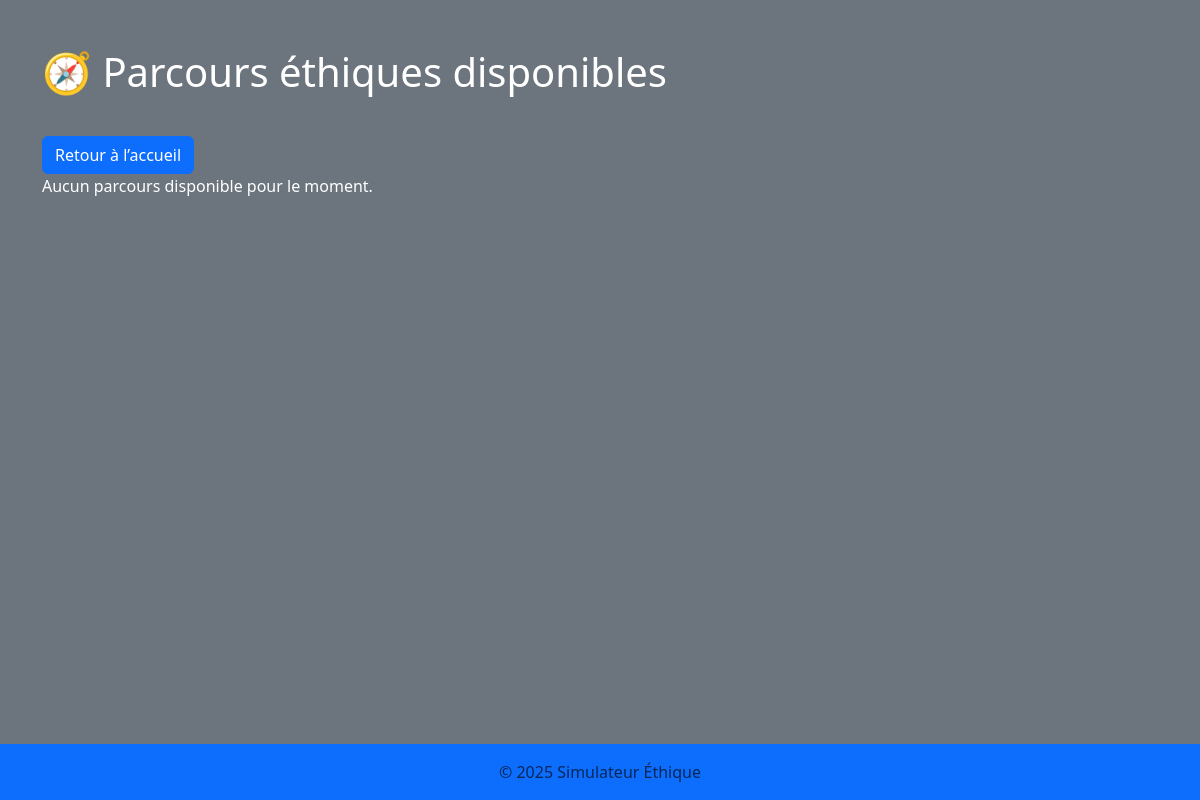
The app's page /parcours/, older data.
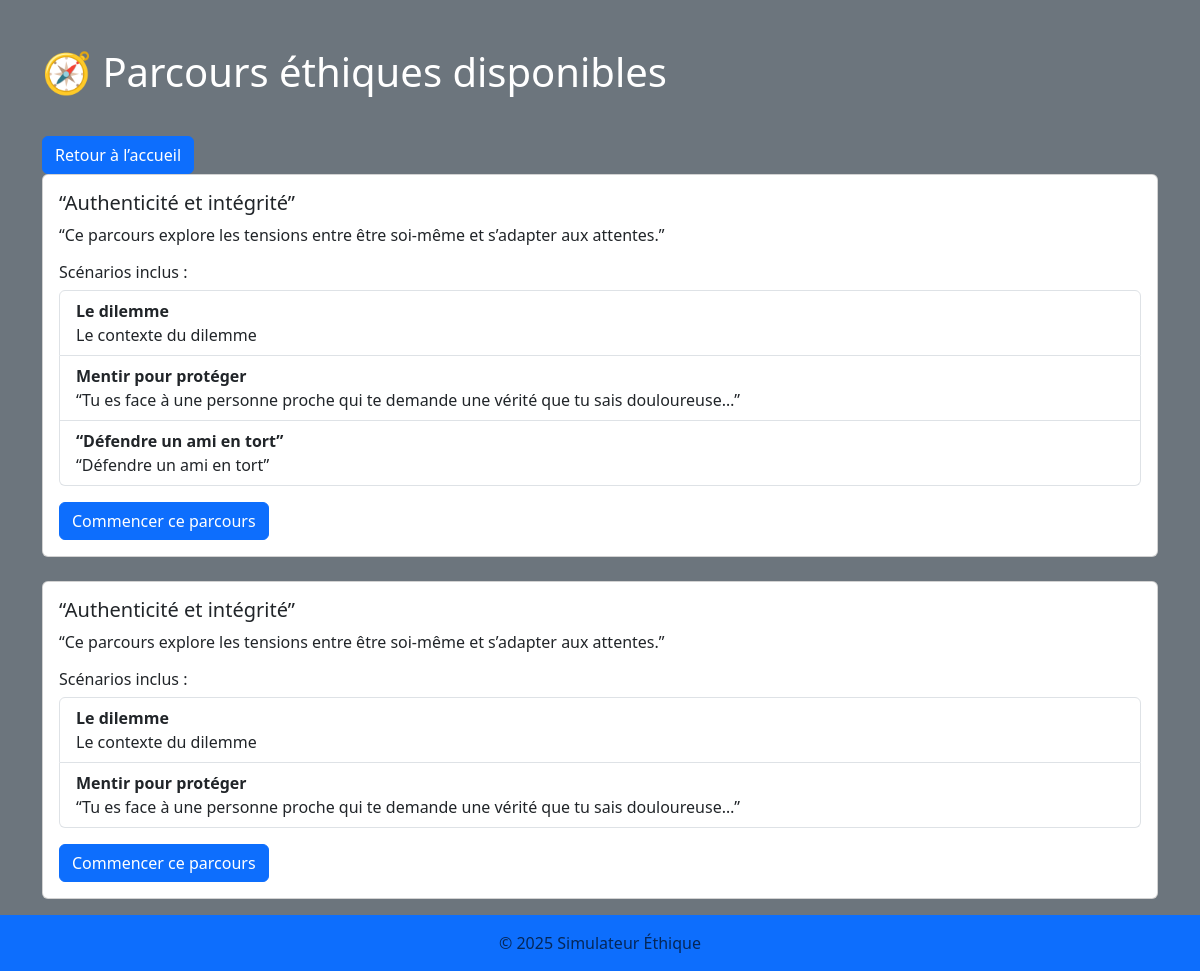
The same page, newer data.
### scenarios/models.py (models this page shows, shortened)
class Parcours(models.Model):
    title = models.CharField(max_length=200)
    description = models.TextField()
    scenarios = models.ManyToManyField(Scenario)

class Scenario(models.Model):
    title = models.CharField(max_length=255)
    description = models.TextField()
    choices = models.JSONField()
    consequences = models.JSONField()
    ethical_scores = models.JSONField()
    selected_choice = models.CharField(max_length=255, blank=True, null=True)

### scenarios/views.py (the view)
# urls.py: path('parcours/', views.parcours_list, name='parcours_list'),
def parcours_list(request):
    parcours = Parcours.objects.all()
    return render(request, 'scenarios/parcours_list.html', {'parcours_list': parcours})

### scenarios/templates/scenarios/parcours_list.html (shortened to what this page needs)
{% load custom_filters %}
<!DOCTYPE html>
<html lang="fr">
  <head>
    <link
      href="https://cdn.jsdelivr.net/npm/bootstrap@5.3.3/dist/css/bootstrap.min.css"
      rel="stylesheet"
    />
  </head>
  <body class="bg-secondary text-white">
    <div class="container py-5">
      <h1 class="mb-4">🧭 Parcours éthiques disponibles</h1>
            <a href="{% url 'home' %}" class="btn btn-primary mt-3"
        >Retour à l’accueil</a
      >
      {% for p in parcours_list %}
      <div class="card mb-4">
        <div class="card-body">
          <h5 class="card-title">{{ p.title }}</h5>
          <p class="card-text">{{ p.description }}</p>
          {% if p.scenarios.all %}
          <h6>Scénarios inclus :</h6>
          <ul class="list-group mb-3">
            {% for s in p.scenarios.all %}
            <li class="list-group-item">
              <strong>{{ s.title }}</strong><br />
              {{ s.description|truncatewords:20 }}
            </li>
            {% endfor %}
          </ul>
          {% endif %}
          <a href="{% url 'parcours_start' p.id %}" class="btn btn-primary"
            >Commencer ce parcours</a
          >
        </div>
      </div>
      {% empty %}
      <p>Aucun parcours disponible pour le moment.</p>
      {% endfor %}
    </div>
  </body>
  <nav class="navbar fixed-bottom bg-primary text-white">
    <div class="container text-center">
      <span class="navbar-text w-100">© 2025 Simulateur Éthique</span>
    </div>
  </nav>
</html>

Row changes from the older to the newer data that the page shows:
added Parcours: title "“Authenticité et intégrité”", description "“Ce parcours explore les tensions entre être soi-même et s’adapter aux attentes.”"
now on this page (row edited): Scenario: title "Le dilemme", description "Le contexte du dilemme"
added Scenario: title "Mentir pour protéger", description "“Tu es face à une personne proche qui te demande une vérité que tu sais douloureuse…”"
added Scenario: title "“Défendre un ami en tort”", description "“Défendre un ami en tort”", shown under "“Authenticité et intégrité”"
added Parcours: title "“Authenticité et intégrité”", description "“Ce parcours explore les tensions entre être soi-même et s’adapter aux attentes.”"
Text that changed along with them:
text no longer shown: "Aucun parcours disponible pour le moment."
